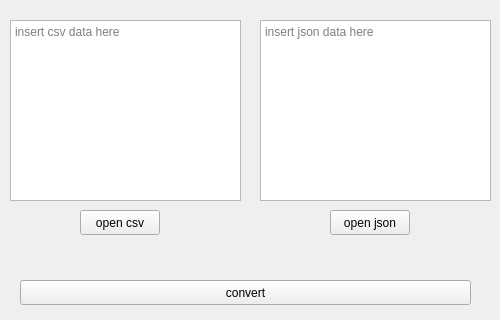
<?xml version="1.0" encoding="UTF-8"?>
<ui version="4.0">
 <class>Form</class>
 <widget class="QWidget" name="Form">
  <property name="geometry">
   <rect>
    <x>0</x>
    <y>0</y>
    <width>500</width>
    <height>320</height>
   </rect>
  </property>
  <property name="minimumSize">
   <size>
    <width>500</width>
    <height>320</height>
   </size>
  </property>
  <property name="maximumSize">
   <size>
    <width>500</width>
    <height>320</height>
   </size>
  </property>
  <property name="windowTitle">
   <string>Form</string>
  </property>
  <widget class="QPlainTextEdit" name="csvdata">
   <property name="geometry">
    <rect>
     <x>10</x>
     <y>20</y>
     <width>231</width>
     <height>181</height>
    </rect>
   </property>
   <property name="placeholderText">
    <string>insert csv data here</string>
   </property>
  </widget>
  <widget class="QPlainTextEdit" name="jsondata">
   <property name="geometry">
    <rect>
     <x>260</x>
     <y>20</y>
     <width>231</width>
     <height>181</height>
    </rect>
   </property>
   <property name="placeholderText">
    <string>insert json data here</string>
   </property>
  </widget>
  <widget class="QPushButton" name="convert">
   <property name="geometry">
    <rect>
     <x>20</x>
     <y>280</y>
     <width>451</width>
     <height>25</height>
    </rect>
   </property>
   <property name="text">
    <string>convert</string>
   </property>
  </widget>
  <widget class="QPushButton" name="opencsv">
   <property name="geometry">
    <rect>
     <x>80</x>
     <y>210</y>
     <width>80</width>
     <height>25</height>
    </rect>
   </property>
   <property name="text">
    <string>open csv</string>
   </property>
  </widget>
  <widget class="QPushButton" name="openjson">
   <property name="geometry">
    <rect>
     <x>330</x>
     <y>210</y>
     <width>80</width>
     <height>25</height>
    </rect>
   </property>
   <property name="text">
    <string>open json</string>
   </property>
  </widget>
 </widget>
 <resources/>
 <connections/>
</ui>
